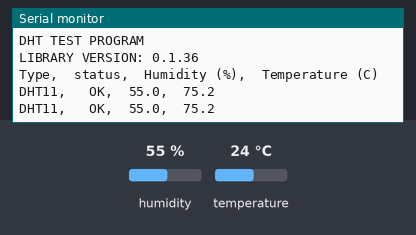
This sketch was run on a simulated Arduino Uno, built with avr-gcc and run on an emulated ATmega328P. On the bench: the last lines printed to the serial monitor. The test bench sets the inputs (shaded band); at power-on: humidity 55 %, temperature 24 °C.

Above: at 2.8 s.
2.9 s: humidity set to 22 %
At 5.0 s:
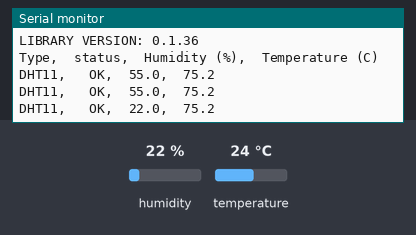
5.6 s: temperature set to 12 °C
At 7.4 s:
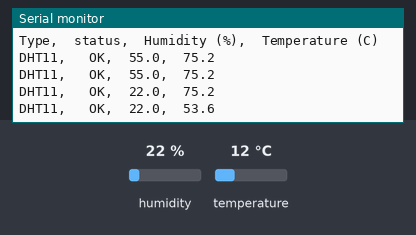
8.3 s: humidity set to 40 %
At 11.0 s:
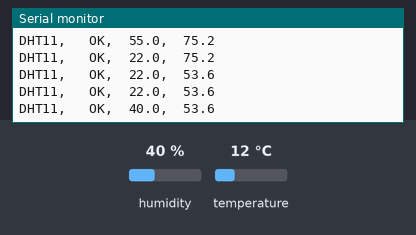
Timing chart, 0 to 12.5 s (numbered marks = the images above; inputs shaded):
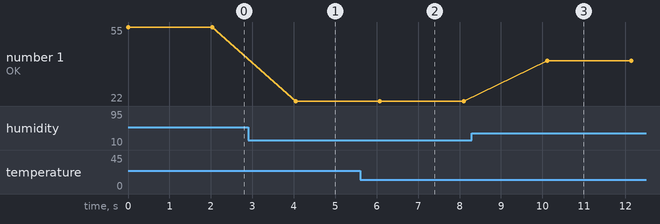

Measured:
- after the input at 2.9 s, the serial monitor: prints a new line after 1.2 s (image 1)
- after the input at 5.6 s, the serial monitor: prints a new line after 0.48 s (image 2)
- after the input at 8.3 s, the serial monitor: prints a new line after 1.8 s (image 3)
- plotted number 1: 55 → 22 after the input at 2.9 s, 22 → 40 after the input at 8.3 s

The sketch:

dht11_test3.ino
```cpp
//
//    FILE: dht11_test.ino
//  AUTHOR: Rob Tillaart
// VERSION: 0.1.01
// PURPOSE: DHT library test sketch for DHT11 && Arduino
//     URL:
//
// Released to the public domain
//

#include <dht.h>

dht DHT;

#define DHT11_PIN 2

void setup()
{
  Serial.begin(115200);
  Serial.println("DHT TEST PROGRAM ");
  Serial.print("LIBRARY VERSION: ");
  Serial.println(DHT_LIB_VERSION);
  Serial.println();
  Serial.println("Type,\tstatus,\tHumidity (%),\tTemperature (C)");
}

void loop()
{
  // READ DATA
  Serial.print("DHT11, \t");
  int chk = DHT.read11(DHT11_PIN);
  switch (chk)
  {
    case DHTLIB_OK:
		Serial.print("OK,\t");
		break;
    case DHTLIB_ERROR_CHECKSUM:
		Serial.print("Checksum error,\t");
		break;
    case DHTLIB_ERROR_TIMEOUT:
		Serial.print("Time out error,\t");
		break;
    default:
		Serial.print("Unknown error,\t");
		break;
  }
  // DISPLAY DATA
  Serial.print(DHT.humidity, 1);
  Serial.print(",\t");
  Serial.println(((DHT.temperature*(9.0/5.0))+32), 1);

  delay(2000);
}
//
// END OF FILE
//
```
